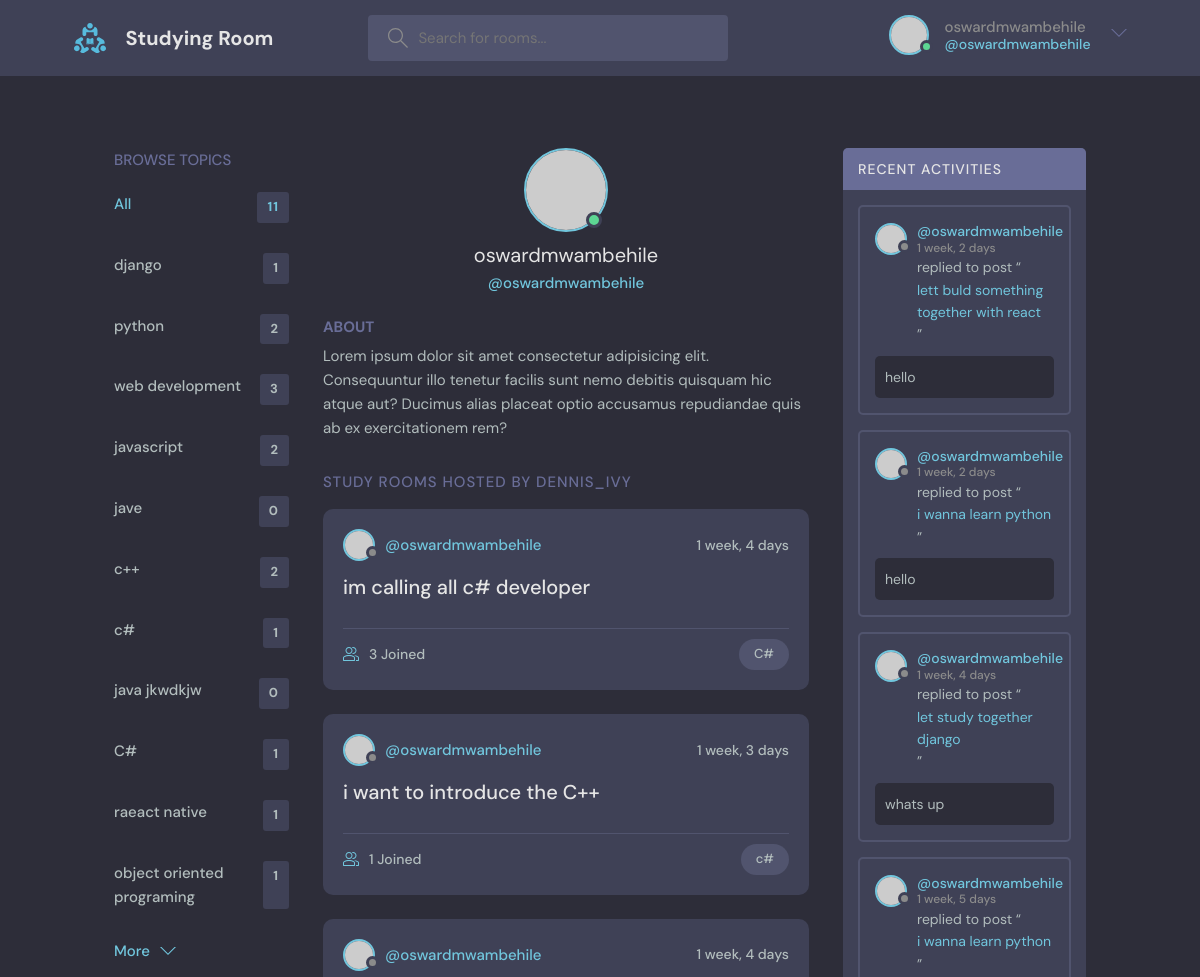
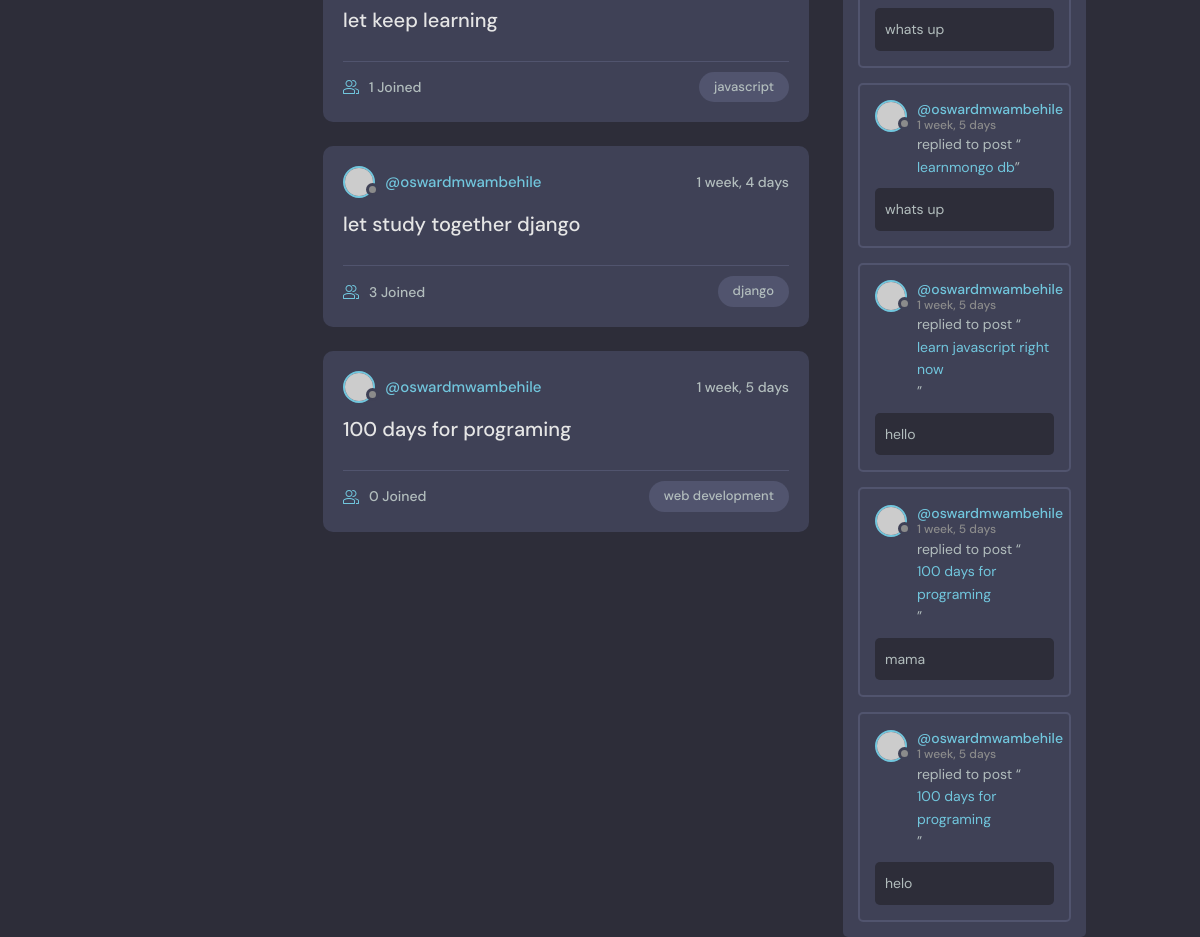
The app's page /profile/1 with its own data (2 pictures, top to bottom).
### studies/models.py (models this page shows, shortened)
class Topic(models.Model):
    name=models.CharField(max_length=200)

class Room(models.Model):
    host=models.ForeignKey(User, models.SET_NULL, null=True)
    topic=models.ForeignKey(Topic, on_delete=models.SET_NULL, null=True)
    name=models.CharField(max_length=200)
    description=models.TextField(null=True, blank=True)
    participants=models.ManyToManyField(User, related_name='participants',blank=True)
    updated=models.DateTimeField(auto_now=True)
    created_at= models.DateTimeField(auto_now_add=True)
    class Meta:
         ordering=['-updated','-created_at']
    def __str__(self):
        return self.name

class Message(models.Model):
    user=models.ForeignKey(User,on_delete=models.CASCADE)
    room=models.ForeignKey(Room, on_delete=models.CASCADE)
    body=models.TextField()
    updated=models.DateTimeField(auto_now=True)
    created_at=models.DateTimeField(auto_now_add=True)

### studies/views.py (the view)
# urls.py: path('profile/<int:pk>',views.profile ,name='profile'),
def profile(request,pk):
    user=User.objects.get(id=pk)
    rooms=user.room_set.all()
    room_messages=user.message_set.all()
    topics=Topic.objects.all()
    return render(request,'profile.html',{'user':user,'rooms':rooms,'topics':topics,'room_message':room_messages})

### templates/profile.html (shortened to what this page needs)
{%extends 'base.html'%}
     {%block content%}
  <main class="profile-page layout layout--3">
    <div class="container">
      {% include 'topic_comp.html'%}
      <div class="roomList">
        <div class="profile">
          <div class="profile__avatar">
            <div class="avatar avatar--large active">
              <img src="https://randomuser.me/api/portraits/men/11.jpg" />
            </div>
          </div>
          <div class="profile__info">
            <h3>{{user.username}}</h3>
            <p>@{{user.username}}</p>
          </div>
          <div class="profile__about">
            <h3>About</h3>
            <p>
              Lorem ipsum dolor sit amet consectetur adipisicing elit. Consequuntur illo tenetur
              facilis sunt nemo debitis quisquam hic atque aut? Ducimus alias placeat optio
              accusamus repudiandae quis ab ex exercitationem rem?
            </p>
          </div>
        </div>
        <div class="roomList__header">
          <div>
            <h2>Study Rooms Hosted by dennis_ivy</a>
            </h2>
          </div>
        </div>
        {%include 'feed.html' %}
      </div>
      {%include 'activity_comp.html'%}
    </div>
  </main>
{%endblock%}

### templates/base.html (shortened to what this page needs)
<!DOCTYPE html>
{%load static%}
<html lang="en">
  <head>
    <link href="https://cdn.jsdelivr.net/npm/bootstrap-icons@1.5.0/font/bootstrap-icons.css" rel="stylesheet" />
    <link rel="stylesheet" href="{% static 'styles/style.css' %}" />
  </head>
  <body>
    {%include 'nav.html'%}
    <div class="container">
      <br/>
      <br/>
    {% block content%}
    {%endblock%}
  </body>
</html>

### templates/nav.html (shortened to what this page needs)
{%load static%}
<header class="header header--loggedIn">
    <div class="container">
      <a href="{%url 'home'%}" class="header__logo">
        <img src="{% static 'images/logo.svg'%}" />
        <h1>Studying Room</h1>
      </a>
      <form class="header__search" method="get" action="{% url 'home'%}">
        <label>
          <input name="q" placeholder="Search for rooms..." />
        </label>
      </form>
      <nav class="header__menu">
        {%if user.is_authenticated%}
        <div class="header__user">
          <a href="{% url 'update-user'%}">
            <div class="avatar avatar--medium active">
              <img src="https://randomuser.me/api/portraits/men/37.jpg" />
            </div>
            <p>{{user.username}} <span>@{{user.username}}</span></p>
          </a>
          <button class="dropdown-button">
            <svg version="1.1" xmlns="http://www.w3.org/2000/svg" width="32" height="32" viewBox="0 0 32 32">
              <title>chevron-down</title>
              <path d="M16 21l-13-13h-3l16 16 16-16h-3l-13 13z"></path>
            </svg>
          </button>
        </div>
        {%else%}
          <a href="{%url 'login' %}">
          <img src="{%static 'images/avatar.svg'%}" />
          <p>Login</p>
        </a>
        {%endif%}
      </nav>
    </div>
  </header>

### templates/topic_comp.html
<div class="topics">
  <div class="topics__header">
    <h2>Browse Topics</h2>
  </div>
  <ul class="topics__list">
    <li>
      <a href="{%url 'home' %}" class="active">All <span>{{topics.count}}</span></a>
    </li>
    {%for topic in topics%}
    <li>
      <a href="{%url 'home' %}?q={{topic.name}}">{{topic.name}} <span>{{topic.room_set.all.count}}</span></a>
    </li>
    {%endfor%}
  </ul>
  <a class="btn btn--link" href="{%url 'topics'%}">
    More
    <svg version="1.1" xmlns="http://www.w3.org/2000/svg" width="32" height="32" viewBox="0 0 32 32">
      <title>chevron-down</title>
      <path d="M16 21l-13-13h-3l16 16 16-16h-3l-13 13z"></path>
    </svg>
  </a>
</div>

### templates/feed.html (shortened to what this page needs)
{% for room in rooms %}
<div class="roomListRoom">
    <div class="roomListRoom__header">
      <a href="{%url 'profile' room.host.id%}" class="roomListRoom__author">
        <div class="avatar avatar--small">
          <img src="https://randomuser.me/api/portraits/women/11.jpg" />
        </div>
        <span>@{{ room.host }}</span>
      </a>
      <div class="roomListRoom__actions">
        <span>{{room.created_at|timesince}}</span>
      </div>
    </div>
    <div class="roomListRoom__content">
      <a href="{%url 'room' room.id%}">{{room.name}}</a>
    </div>
    <div class="roomListRoom__meta">
      <a href="{%url 'room' room.id%}" class="roomListRoom__joined">
       {{room.participants.all.count}} Joined
      </a>
      <p class="roomListRoom__topic">{{room.topic.name}}</p>
    </div>
  </div>
  {% endfor %}

### templates/activity_comp.html (shortened to what this page needs)
<div class="activities">
    <div class="activities__header">
      <h2>Recent Activities</h2>
    </div>
    {% for message in room_message reversed%}
    <div class="activities__box">
      <div class="activities__boxHeader roomListRoom__header">
        <a href="{% url 'profile' message.user.id%}" class="roomListRoom__author">
          <div class="avatar avatar--small">
            <img src="https://randomuser.me/api/portraits/women/11.jpg" />
          </div>
          <p>
            @{{message.user}}
            <span>{{message.created_at|timesince}}</span>
          </p>
        </a>
      </div>
      <div class="activities__boxContent">
        <p>replied to post “<a href="{%url 'room' message.room.id %}">{{message.room}}</a>”</p>
        <div class="activities__boxRoomContent">
            {{message.body}}
        </div>
      </div>
    </div>
    {%endfor%}
  </div>

### records on screen
Topic: name "django", room_set.all.count "1"
Topic: name "python", room_set.all.count "2"
Topic: name "web development", room_set.all.count "3"
Topic: name "javascript", room_set.all.count "2"
Topic: name "jave", room_set.all.count "0"
Topic: name "c++", room_set.all.count "2"
Topic: name "c#", room_set.all.count "1"
Topic: name "java jkwdkjw", room_set.all.count "0"
Topic: name "C#", room_set.all.count "1"
Topic: name "raeact native", room_set.all.count "1"
Topic: name "object oriented programing", room_set.all.count "1"
Room: host "oswardmwambehile", created_at "1 week, 4 days", name "im calling all c# developer", participants.all.count "3", topic.name "C#"
Room: host "oswardmwambehile", created_at "1 week, 3 days", name "i want to introduce the C++", participants.all.count "1", topic.name "c#"
Room: host "oswardmwambehile", created_at "1 week, 4 days", name "let keep learning", participants.all.count "1", topic.name "javascript"
Room: host "oswardmwambehile", created_at "1 week, 4 days", name "let study together django", participants.all.count "3", topic.name "django"
Room: host "oswardmwambehile", created_at "1 week, 5 days", name "100 days for programing", participants.all.count "0", topic.name "web development"
Message: user "oswardmwambehile", created_at "1 week, 2 days", room "lett buld something together with react", body "hello"
Message: user "oswardmwambehile", created_at "1 week, 2 days", room "i wanna learn python", body "hello"
Message: user "oswardmwambehile", created_at "1 week, 4 days", room "let study together django", body "whats up"
Message: user "oswardmwambehile", created_at "1 week, 5 days", room "i wanna learn python", body "whats up"
Message: user "oswardmwambehile", created_at "1 week, 5 days", room "learnmongo db", body "whats up"
Message: user "oswardmwambehile", created_at "1 week, 5 days", room "learn javascript right now", body "hello"
Message: user "oswardmwambehile", created_at "1 week, 5 days", room "100 days for programing", body "mama"
Message: user "oswardmwambehile", created_at "1 week, 5 days", room "100 days for programing", body "helo"

### other values on screen
{{ user.username }} "oswardmwambehile"
{{ topics.count }} "11"
